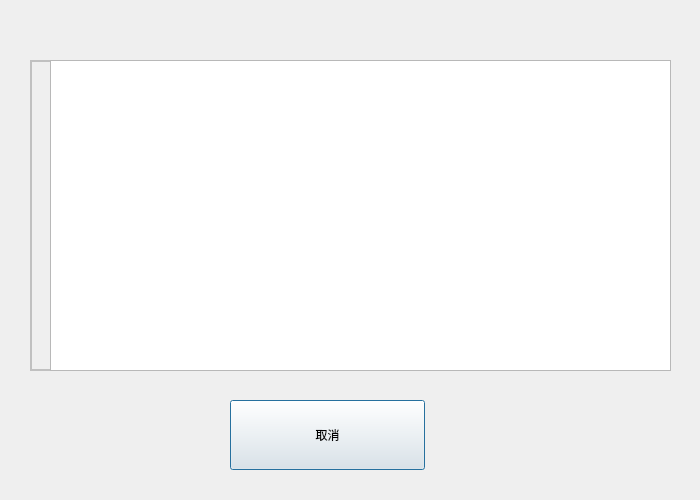
<?xml version="1.0" encoding="UTF-8"?>
<ui version="4.0">
 <class>AddressBookDialog</class>
 <widget class="QDialog" name="AddressBookDialog">
  <property name="geometry">
   <rect>
    <x>0</x>
    <y>0</y>
    <width>700</width>
    <height>500</height>
   </rect>
  </property>
  <property name="windowTitle">
   <string>Dialog</string>
  </property>
  <widget class="QTableView" name="tableViewAddressList">
   <property name="geometry">
    <rect>
     <x>50</x>
     <y>60</y>
     <width>621</width>
     <height>311</height>
    </rect>
   </property>
  </widget>
  <widget class="CommonPushButton" name="pushButtonAddressBookCancel">
   <property name="geometry">
    <rect>
     <x>230</x>
     <y>400</y>
     <width>195</width>
     <height>70</height>
    </rect>
   </property>
   <property name="text">
    <string>取消</string>
   </property>
  </widget>
  <widget class="QFrame" name="frameAddressList">
   <property name="geometry">
    <rect>
     <x>30</x>
     <y>60</y>
     <width>641</width>
     <height>311</height>
    </rect>
   </property>
   <property name="styleSheet">
    <string notr="true">background-color: transparent;
border: 2px solid #C0C0C0;</string>
   </property>
   <property name="frameShape">
    <enum>QFrame::StyledPanel</enum>
   </property>
   <property name="frameShadow">
    <enum>QFrame::Raised</enum>
   </property>
  </widget>
  <zorder>frameAddressList</zorder>
  <zorder>tableViewAddressList</zorder>
  <zorder>pushButtonAddressBookCancel</zorder>
 </widget>
 <customwidgets>
  <customwidget>
   <class>CommonPushButton</class>
   <extends>QPushButton</extends>
   <header>commonpushbutton.h</header>
  </customwidget>
 </customwidgets>
 <resources/>
 <connections/>
</ui>
